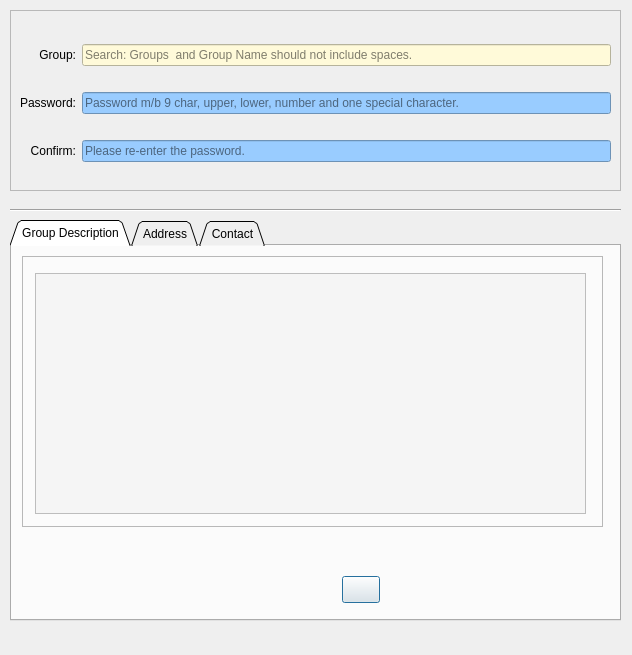
<?xml version="1.0" encoding="UTF-8"?>
<ui version="4.0">
 <class>searchGroupDialog</class>
 <widget class="QDialog" name="searchGroupDialog">
  <property name="geometry">
   <rect>
    <x>0</x>
    <y>0</y>
    <width>632</width>
    <height>655</height>
   </rect>
  </property>
  <property name="windowTitle">
   <string>Search Group Dialog</string>
  </property>
  <property name="windowIcon">
   <iconset resource="resources.qrc">
    <normaloff>:/icons/icons/edit-user.ico</normaloff>:/icons/icons/edit-user.ico</iconset>
  </property>
  <property name="windowOpacity">
   <double>1.000000000000000</double>
  </property>
  <property name="styleSheet">
   <string notr="true"/>
  </property>
  <widget class="QFrame" name="credentialsFrame">
   <property name="geometry">
    <rect>
     <x>10</x>
     <y>10</y>
     <width>611</width>
     <height>181</height>
    </rect>
   </property>
   <property name="frameShape">
    <enum>QFrame::StyledPanel</enum>
   </property>
   <property name="frameShadow">
    <enum>QFrame::Raised</enum>
   </property>
   <widget class="QWidget" name="layoutWidget">
    <property name="geometry">
     <rect>
      <x>10</x>
      <y>14</y>
      <width>591</width>
      <height>161</height>
     </rect>
    </property>
    <layout class="QGridLayout" name="gridLayout">
     <item row="0" column="0">
      <widget class="QLabel" name="groupLabel">
       <property name="text">
        <string>Group:</string>
       </property>
       <property name="alignment">
        <set>Qt::AlignRight|Qt::AlignTrailing|Qt::AlignVCenter</set>
       </property>
       <property name="buddy">
        <cstring>searchGroupLineEdit</cstring>
       </property>
      </widget>
     </item>
     <item row="0" column="1">
      <widget class="QLineEdit" name="searchGroupLineEdit">
       <property name="styleSheet">
        <string notr="true">background-color: rgb(255, 250, 217)</string>
       </property>
       <property name="placeholderText">
        <string>Search: Groups  and Group Name should not include spaces.</string>
       </property>
      </widget>
     </item>
     <item row="1" column="0">
      <widget class="QLabel" name="passwordLabel">
       <property name="text">
        <string>Password:</string>
       </property>
       <property name="alignment">
        <set>Qt::AlignRight|Qt::AlignTrailing|Qt::AlignVCenter</set>
       </property>
       <property name="buddy">
        <cstring>passwordLineEdit</cstring>
       </property>
      </widget>
     </item>
     <item row="1" column="1">
      <widget class="QLineEdit" name="passwordLineEdit">
       <property name="styleSheet">
        <string notr="true">background-color: rgb(153, 204, 255)</string>
       </property>
       <property name="inputMethodHints">
        <set>Qt::ImhHiddenText|Qt::ImhNoAutoUppercase|Qt::ImhNoPredictiveText</set>
       </property>
       <property name="echoMode">
        <enum>QLineEdit::Password</enum>
       </property>
       <property name="placeholderText">
        <string>Password m/b 9 char, upper, lower, number and one special character.</string>
       </property>
      </widget>
     </item>
     <item row="2" column="0">
      <widget class="QLabel" name="confirmPasswordLabel">
       <property name="text">
        <string>Confirm:</string>
       </property>
       <property name="alignment">
        <set>Qt::AlignRight|Qt::AlignTrailing|Qt::AlignVCenter</set>
       </property>
       <property name="buddy">
        <cstring>confirmPasswordLineEdit</cstring>
       </property>
      </widget>
     </item>
     <item row="2" column="1">
      <widget class="QLineEdit" name="confirmPasswordLineEdit">
       <property name="styleSheet">
        <string notr="true">background-color: rgb(153, 204, 255)</string>
       </property>
       <property name="inputMethodHints">
        <set>Qt::ImhHiddenText|Qt::ImhNoAutoUppercase|Qt::ImhNoPredictiveText</set>
       </property>
       <property name="echoMode">
        <enum>QLineEdit::Password</enum>
       </property>
       <property name="placeholderText">
        <string>Please re-enter the password.</string>
       </property>
      </widget>
     </item>
    </layout>
   </widget>
  </widget>
  <widget class="QTabWidget" name="newGroupTabWidget">
   <property name="geometry">
    <rect>
     <x>10</x>
     <y>220</y>
     <width>611</width>
     <height>401</height>
    </rect>
   </property>
   <property name="tabPosition">
    <enum>QTabWidget::North</enum>
   </property>
   <property name="tabShape">
    <enum>QTabWidget::Triangular</enum>
   </property>
   <property name="currentIndex">
    <number>0</number>
   </property>
   <property name="tabsClosable">
    <bool>false</bool>
   </property>
   <property name="movable">
    <bool>true</bool>
   </property>
   <widget class="QWidget" name="groupDescriptionTab">
    <attribute name="icon">
     <iconset resource="resources.qrc">
      <normaloff>:/icons/icons/edit-group.ico</normaloff>:/icons/icons/edit-group.ico</iconset>
    </attribute>
    <attribute name="title">
     <string>Group Description</string>
    </attribute>
    <widget class="QFrame" name="descriptionFrame">
     <property name="geometry">
      <rect>
       <x>10</x>
       <y>10</y>
       <width>581</width>
       <height>271</height>
      </rect>
     </property>
     <property name="frameShape">
      <enum>QFrame::StyledPanel</enum>
     </property>
     <property name="frameShadow">
      <enum>QFrame::Raised</enum>
     </property>
     <property name="lineWidth">
      <number>2</number>
     </property>
     <widget class="QTextEdit" name="descTextEdit">
      <property name="geometry">
       <rect>
        <x>13</x>
        <y>17</y>
        <width>551</width>
        <height>241</height>
       </rect>
      </property>
      <property name="styleSheet">
       <string notr="true">background-color: rgb(245,245,245);</string>
      </property>
     </widget>
    </widget>
    <widget class="QLabel" name="newGroupLabel">
     <property name="geometry">
      <rect>
       <x>380</x>
       <y>320</y>
       <width>211</width>
       <height>31</height>
      </rect>
     </property>
     <property name="layoutDirection">
      <enum>Qt::LeftToRight</enum>
     </property>
     <property name="text">
      <string/>
     </property>
     <property name="pixmap">
      <pixmap>bristo_logo.png</pixmap>
     </property>
     <property name="scaledContents">
      <bool>true</bool>
     </property>
     <property name="alignment">
      <set>Qt::AlignCenter</set>
     </property>
    </widget>
    <widget class="QPushButton" name="picPushButton">
     <property name="geometry">
      <rect>
       <x>330</x>
       <y>330</y>
       <width>38</width>
       <height>27</height>
      </rect>
     </property>
     <property name="toolTip">
      <string>Add Picture</string>
     </property>
     <property name="text">
      <string/>
     </property>
     <property name="icon">
      <iconset resource="resources.qrc">
       <normaloff>:/icons/icons/document-open-2.ico</normaloff>:/icons/icons/document-open-2.ico</iconset>
     </property>
    </widget>
   </widget>
   <widget class="QWidget" name="groupAddressTab">
    <attribute name="icon">
     <iconset resource="resources.qrc">
      <normaloff>:/icons/icons/address-book-new-2.ico</normaloff>:/icons/icons/address-book-new-2.ico</iconset>
    </attribute>
    <attribute name="title">
     <string>Address</string>
    </attribute>
    <widget class="QFrame" name="groupAddressFrame_2">
     <property name="geometry">
      <rect>
       <x>10</x>
       <y>50</y>
       <width>581</width>
       <height>271</height>
      </rect>
     </property>
     <property name="frameShape">
      <enum>QFrame::StyledPanel</enum>
     </property>
     <property name="frameShadow">
      <enum>QFrame::Raised</enum>
     </property>
     <property name="lineWidth">
      <number>2</number>
     </property>
     <widget class="QWidget" name="layoutWidget_4">
      <property name="geometry">
       <rect>
        <x>20</x>
        <y>20</y>
        <width>541</width>
        <height>221</height>
       </rect>
      </property>
      <layout class="QGridLayout" name="gridLayout_5">
       <item row="0" column="0">
        <widget class="QLabel" name="groupAddressLabel_2">
         <property name="text">
          <string>Address:</string>
         </property>
         <property name="alignment">
          <set>Qt::AlignRight|Qt::AlignTrailing|Qt::AlignVCenter</set>
         </property>
         <property name="buddy">
          <cstring>groupAddressLineEdit</cstring>
         </property>
        </widget>
       </item>
       <item row="0" column="1">
        <widget class="QLineEdit" name="groupAddressLineEdit">
         <property name="styleSheet">
          <string notr="true">background-color: rgb(215, 255, 208);</string>
         </property>
        </widget>
       </item>
       <item row="1" column="0">
        <widget class="QLabel" name="groupSuiteLabel_2">
         <property name="text">
          <string>Suite/ Floor:</string>
         </property>
         <property name="alignment">
          <set>Qt::AlignRight|Qt::AlignTrailing|Qt::AlignVCenter</set>
         </property>
         <property name="buddy">
          <cstring>groupSuiteLineEdit</cstring>
         </property>
        </widget>
       </item>
       <item row="1" column="1">
        <widget class="QLineEdit" name="groupSuiteLineEdit">
         <property name="styleSheet">
          <string notr="true">background-color: rgb(215, 255, 208);</string>
         </property>
        </widget>
       </item>
       <item row="2" column="0">
        <widget class="QLabel" name="groupCityLabel_2">
         <property name="text">
          <string>City:</string>
         </property>
         <property name="alignment">
          <set>Qt::AlignRight|Qt::AlignTrailing|Qt::AlignVCenter</set>
         </property>
         <property name="buddy">
          <cstring>groupCityLineEdit</cstring>
         </property>
        </widget>
       </item>
       <item row="2" column="1">
        <widget class="QLineEdit" name="groupCityLineEdit">
         <property name="styleSheet">
          <string notr="true">background-color: rgb(215, 255, 208);</string>
         </property>
        </widget>
       </item>
       <item row="3" column="0">
        <widget class="QLabel" name="groupStateLabel_2">
         <property name="text">
          <string>State/Province:</string>
         </property>
         <property name="alignment">
          <set>Qt::AlignRight|Qt::AlignTrailing|Qt::AlignVCenter</set>
         </property>
         <property name="buddy">
          <cstring>groupStateLineEdit</cstring>
         </property>
        </widget>
       </item>
       <item row="3" column="1">
        <widget class="QLineEdit" name="groupStateLineEdit">
         <property name="styleSheet">
          <string notr="true">background-color: rgb(215, 255, 208);</string>
         </property>
        </widget>
       </item>
       <item row="4" column="0">
        <widget class="QLabel" name="groupPostalLabel_2">
         <property name="text">
          <string>Zip:</string>
         </property>
         <property name="alignment">
          <set>Qt::AlignRight|Qt::AlignTrailing|Qt::AlignVCenter</set>
         </property>
         <property name="buddy">
          <cstring>groupPostalLineEdit</cstring>
         </property>
        </widget>
       </item>
       <item row="4" column="1">
        <widget class="QLineEdit" name="groupPostalLineEdit">
         <property name="styleSheet">
          <string notr="true">background-color: rgb(215, 255, 208);</string>
         </property>
        </widget>
       </item>
      </layout>
     </widget>
    </widget>
   </widget>
   <widget class="QWidget" name="groupContactTab">
    <attribute name="icon">
     <iconset resource="resources.qrc">
      <normaloff>:/icons/icons/contact-new-2.ico</normaloff>:/icons/icons/contact-new-2.ico</iconset>
    </attribute>
    <attribute name="title">
     <string>Contact</string>
    </attribute>
    <widget class="QFrame" name="groupContactFrame_2">
     <property name="geometry">
      <rect>
       <x>10</x>
       <y>50</y>
       <width>591</width>
       <height>271</height>
      </rect>
     </property>
     <property name="frameShape">
      <enum>QFrame::StyledPanel</enum>
     </property>
     <property name="frameShadow">
      <enum>QFrame::Raised</enum>
     </property>
     <widget class="QWidget" name="layoutWidget_5">
      <property name="geometry">
       <rect>
        <x>20</x>
        <y>20</y>
        <width>551</width>
        <height>231</height>
       </rect>
      </property>
      <layout class="QGridLayout" name="gridLayout_6">
       <item row="2" column="0">
        <widget class="QLabel" name="groupOfficeWebLabel_2">
         <property name="text">
          <string>Office Web:</string>
         </property>
         <property name="alignment">
          <set>Qt::AlignRight|Qt::AlignTrailing|Qt::AlignVCenter</set>
         </property>
         <property name="buddy">
          <cstring>groupOfficeWebLineEdit</cstring>
         </property>
        </widget>
       </item>
       <item row="1" column="1">
        <widget class="QLineEdit" name="groupOfficeFaxLineEdit">
         <property name="styleSheet">
          <string notr="true">background-color: rgb(255, 250, 217)</string>
         </property>
        </widget>
       </item>
       <item row="2" column="1">
        <widget class="QLineEdit" name="groupOfficeWebLineEdit">
         <property name="styleSheet">
          <string notr="true">background-color: rgb(255, 250, 217)</string>
         </property>
         <property name="inputMethodHints">
          <set>Qt::ImhNone</set>
         </property>
        </widget>
       </item>
       <item row="1" column="0">
        <widget class="QLabel" name="groupOfficeFaxLabel_2">
         <property name="text">
          <string>Office Fax:</string>
         </property>
         <property name="alignment">
          <set>Qt::AlignRight|Qt::AlignTrailing|Qt::AlignVCenter</set>
         </property>
         <property name="buddy">
          <cstring>groupOfficeFaxLineEdit</cstring>
         </property>
        </widget>
       </item>
       <item row="0" column="1">
        <widget class="QLineEdit" name="groupOfficePhoneLineEdit">
         <property name="styleSheet">
          <string notr="true">background-color: rgb(255, 250, 217)</string>
         </property>
        </widget>
       </item>
       <item row="3" column="1">
        <widget class="QLineEdit" name="groupOtherWebLineEdit">
         <property name="styleSheet">
          <string notr="true">background-color: rgb(255, 250, 217)</string>
         </property>
        </widget>
       </item>
       <item row="3" column="0">
        <widget class="QLabel" name="groupOtherWebLabel_2">
         <property name="text">
          <string>Other Web:</string>
         </property>
         <property name="alignment">
          <set>Qt::AlignRight|Qt::AlignTrailing|Qt::AlignVCenter</set>
         </property>
         <property name="buddy">
          <cstring>groupOtherWebLineEdit</cstring>
         </property>
        </widget>
       </item>
       <item row="0" column="0">
        <widget class="QLabel" name="groupOfficePhoneLabel_2">
         <property name="text">
          <string>Office Phone:</string>
         </property>
         <property name="alignment">
          <set>Qt::AlignRight|Qt::AlignTrailing|Qt::AlignVCenter</set>
         </property>
         <property name="buddy">
          <cstring>groupOfficePhoneLineEdit</cstring>
         </property>
        </widget>
       </item>
      </layout>
     </widget>
    </widget>
   </widget>
  </widget>
  <widget class="Line" name="line">
   <property name="geometry">
    <rect>
     <x>10</x>
     <y>200</y>
     <width>611</width>
     <height>20</height>
    </rect>
   </property>
   <property name="orientation">
    <enum>Qt::Horizontal</enum>
   </property>
  </widget>
 </widget>
 <tabstops>
  <tabstop>newGroupTabWidget</tabstop>
 </tabstops>
 <resources>
  <include location="resources.qrc"/>
 </resources>
 <connections/>
</ui>
